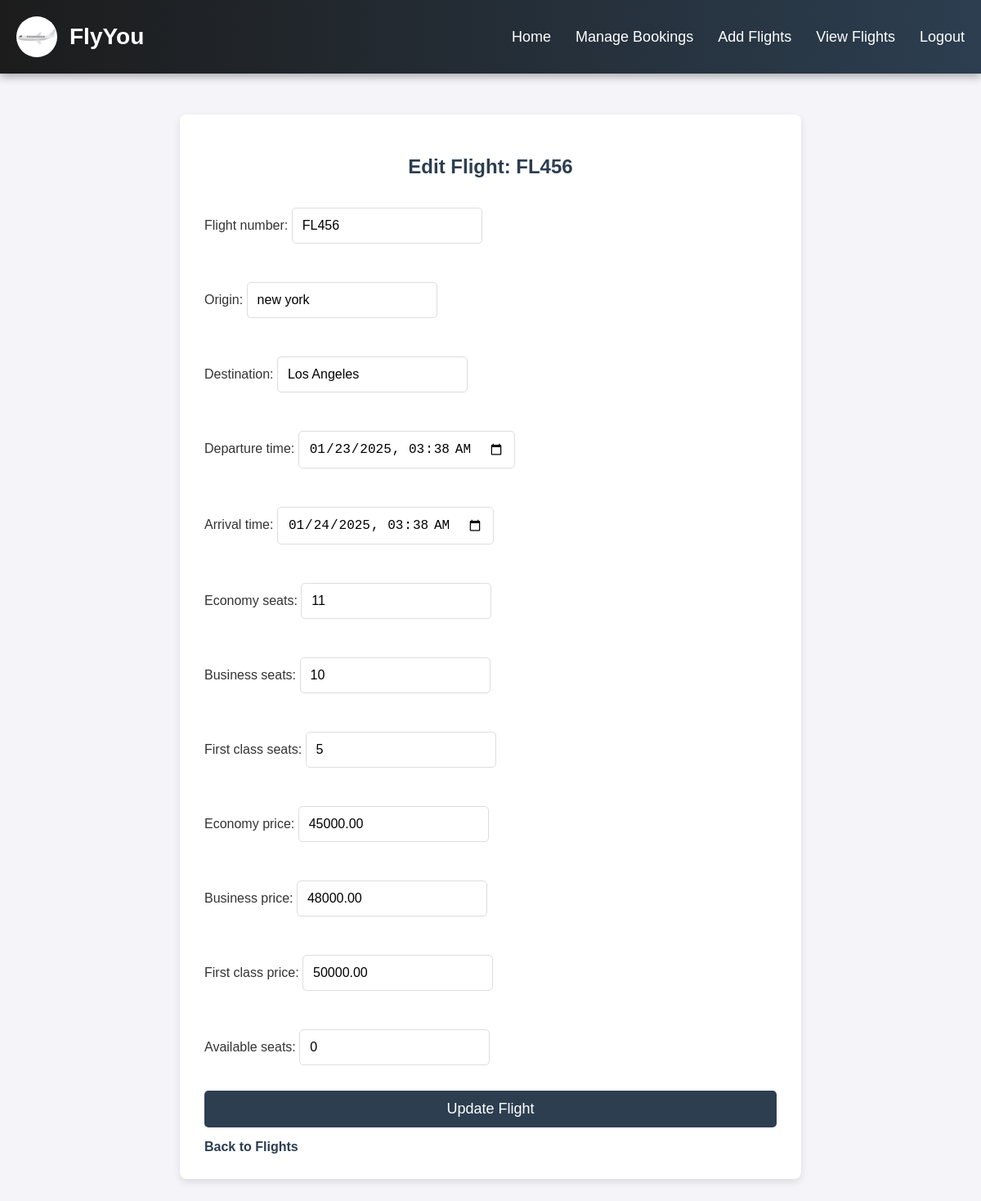
Page /edit/2/ (signed in) on the earlier database version.
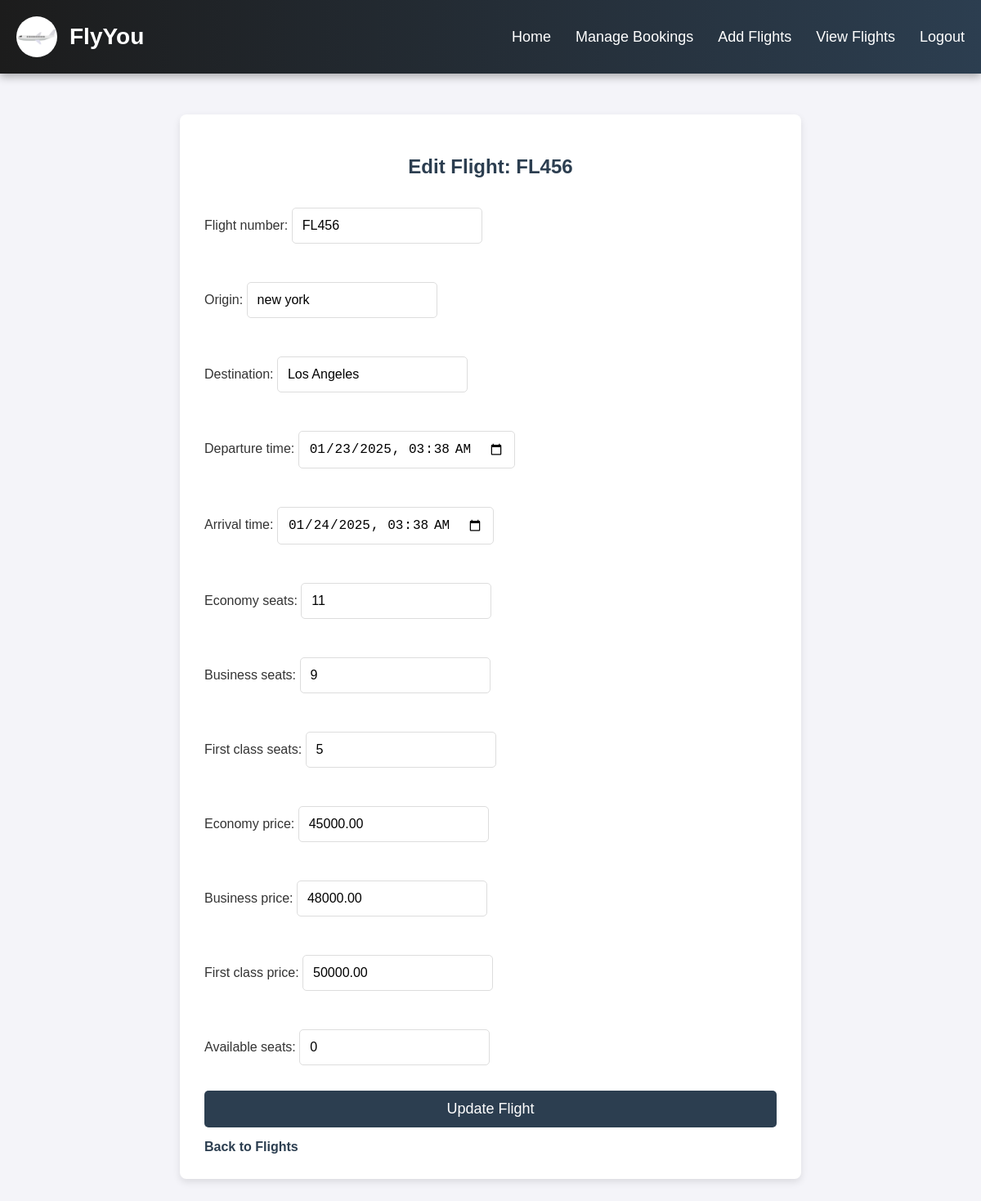
Same page on the later database version.
### app/models.py (models this page shows, shortened)
class Flight(models.Model):
    flight_number = models.CharField(max_length=100)
    origin = models.CharField(max_length=100)
    destination = models.CharField(max_length=100)
    departure_time = models.DateTimeField()
    arrival_time = models.DateTimeField()
    economy_seats = models.IntegerField(default=0)
    business_seats = models.IntegerField(default=0)
    first_class_seats = models.IntegerField(default=0)
    economy_price = models.DecimalField(max_digits=10, decimal_places=2)
    business_price = models.DecimalField(max_digits=10, decimal_places=2)
    first_class_price = models.DecimalField(max_digits=10, decimal_places=2)
    available_seats = models.IntegerField(default=0)

### app/views.py (the view)
# urls.py: path('edit/<int:flight_id>/', views.edit_flight, name='edit_flight'),
@login_required
def edit_flight(request, flight_id):
    flight = get_object_or_404(Flight, id=flight_id)
    if request.method == 'POST':
        form = FlightForm(request.POST, instance=flight)
        if form.is_valid():
            form.save()
            return redirect('flight_list')  # Redirect to flight list
    else:
        form = FlightForm(instance=flight)
    return render(request, 'admin/edit_flight.html', {'form': form})

### app/forms.py
class FlightForm(forms.ModelForm):
    class Meta:
        model = Flight
        fields = ['flight_number', 'origin', 'destination', 'departure_time', 'arrival_time','economy_seats','business_seats','first_class_seats','economy_price','business_price','first_class_price','available_seats' ]
        widgets = {
            'departure_time': forms.DateTimeInput(attrs={'type': 'datetime-local'}),
            'arrival_time': forms.DateTimeInput(attrs={'type': 'datetime-local'}),
        }

### templates/admin/edit_flight.html (shortened to what this page needs)
<!DOCTYPE html>
<html lang="en">
<head>
    {% load static %}
</head>
<body>
    <nav>
        <div class="navbar-container">
            <div class="navbar-brand">
                <img src="{% static 'images/flightlogo.png' %}" alt="Logo" class="logo">
                <span class="brand-name">FlyYou</span>
            </div>
            <ul class="navbar-links">
                <li class="nav-item">
                    <a href="{% url 'admin_home' %}">Home</a>
                </li>
                <li class="nav-item">
                    <a href="{% url 'manage_bookings' %}">Manage Bookings</a>
                </li>
                <li class="nav-item">
                    <a href="{% url 'add_flight' %}">Add Flights</a>
                </li>
                <li class="nav-item">
                    <a href="{% url 'flight_list' %}">View Flights</a>
                </li>
                <li class="nav-item">
                    <a href="{% url 'user_logout' %}">Logout</a>
                </li>
            </ul>
        </div>
    </nav>
    <div class="container">
        {% block content %}
            <h2>Edit Flight: {{ form.instance.flight_number }}</h2>
            <form method="POST">
                {{ form.as_p }}
                <button type="submit">Update Flight</button>
            </form>
            <a href="{% url 'flight_list' %}" class="back-link">Back to Flights</a>
        {% endblock %}
    </div>
</body>
</html>

Differences in the rows shown:
changed Flight "FL456": business_seats "10" → "9"
